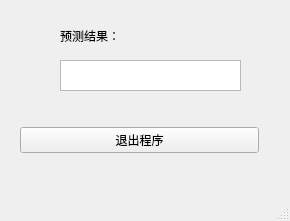
<?xml version="1.0" encoding="UTF-8"?>
<ui version="4.0">
 <class>MainWindow</class>
 <widget class="QMainWindow" name="MainWindow">
  <property name="geometry">
   <rect>
    <x>0</x>
    <y>0</y>
    <width>290</width>
    <height>221</height>
   </rect>
  </property>
  <property name="windowTitle">
   <string>MainWindow</string>
  </property>
  <widget class="QWidget" name="centralwidget">
   <widget class="QWidget" name="horizontalLayoutWidget">
    <property name="geometry">
     <rect>
      <x>20</x>
      <y>100</y>
      <width>239</width>
      <height>80</height>
     </rect>
    </property>
    <layout class="QHBoxLayout" name="horizontalLayout">
     <item>
      <widget class="QPushButton" name="pushButton_exit">
       <property name="text">
        <string>退出程序</string>
       </property>
      </widget>
     </item>
    </layout>
   </widget>
   <widget class="QLabel" name="predict">
    <property name="geometry">
     <rect>
      <x>60</x>
      <y>20</y>
      <width>81</width>
      <height>31</height>
     </rect>
    </property>
    <property name="text">
     <string>预测结果：</string>
    </property>
   </widget>
   <widget class="QTextBrowser" name="predictDisplay">
    <property name="geometry">
     <rect>
      <x>60</x>
      <y>60</y>
      <width>181</width>
      <height>31</height>
     </rect>
    </property>
   </widget>
  </widget>
  <widget class="QMenuBar" name="menubar">
   <property name="geometry">
    <rect>
     <x>0</x>
     <y>0</y>
     <width>290</width>
     <height>22</height>
    </rect>
   </property>
  </widget>
  <widget class="QStatusBar" name="statusbar"/>
 </widget>
 <resources/>
 <connections/>
 <slots>
  <slot>exit()</slot>
  <slot>return()</slot>
 </slots>
</ui>
